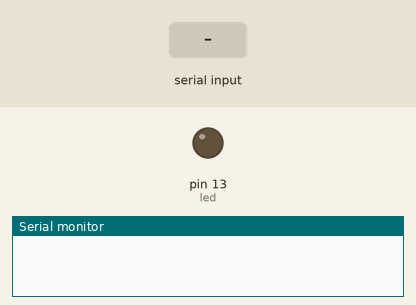
Recording of a sketch running on a simulated Arduino Uno, built with avr-gcc and run on an emulated ATmega328P. On the bench: output pins drawn as LEDs (lit = HIGH), the last lines printed to the serial monitor. The inputs (shaded band) are chosen by the test bench.

Above: at 1.2 s.
1.3 s: "a" received over Serial
At 1.6 s:
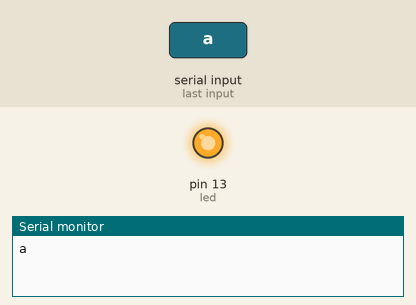
2.8 s: "b" received over Serial
At 3.9 s:
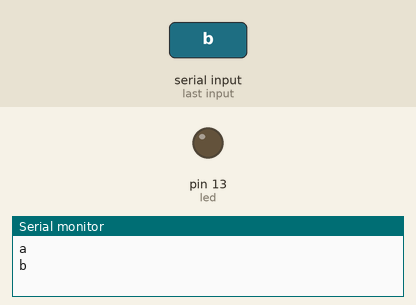
Timing chart, 0 to 5.8 s (numbered marks = the images above; inputs shaded):
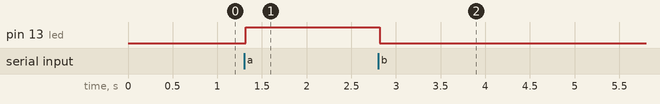

The sketch:

25.Bluetooth_module_basic__LED.ino
```cpp
const int led =13; // initialize the digital pin 13 as led pin
char c;
int state_led=0;
void setup()
{
Serial.begin(9600); // to begin the serial monitor
pinMode(led, OUTPUT); // set the output value
}
void loop() {
if(Serial.available()>0) // data in the serial monitor is greater than 0
{
c = Serial.read(); // read the data in serial monitor and store in c
Serial.println(c); // print the c value
delay(15);
}
if(c == 'a') // if the available value is a(1)
{
 state_led=1;
}
if(c=='b')
{
state_led=0;

}
if(state_led==1)
{
 digitalWrite(led,HIGH);
 }
 else
 {
 digitalWrite(led,LOW);
 }
}
```

Measured:
- after the input at 1.3 s, pin 13 (led): LOW → HIGH at once
- after the input at 2.8 s, pin 13 (led): HIGH → LOW at once
